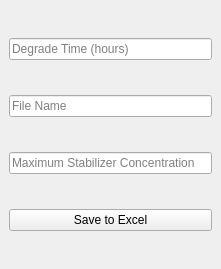
<?xml version="1.0" encoding="UTF-8"?>
<ui version="4.0">
 <class>AnalysisMode</class>
 <widget class="QMainWindow" name="AnalysisMode">
  <property name="geometry">
   <rect>
    <x>0</x>
    <y>0</y>
    <width>221</width>
    <height>269</height>
   </rect>
  </property>
  <property name="windowTitle">
   <string>Analysis Mode</string>
  </property>
  <widget class="QWidget" name="centralwidget">
   <layout class="QVBoxLayout" name="verticalLayout">
    <item>
     <widget class="QLineEdit" name="degradeTimeInput">
      <property name="placeholderText">
       <string>Degrade Time (hours)</string>
      </property>
     </widget>
    </item>
    <item>
     <widget class="QLineEdit" name="fileNameInput">
      <property name="placeholderText">
       <string>File Name</string>
      </property>
     </widget>
    </item>
    <item>
     <widget class="QLineEdit" name="maxStabConcInput">
      <property name="placeholderText">
       <string>Maximum Stabilizer Concentration</string>
      </property>
     </widget>
    </item>
    <item>
     <widget class="QPushButton" name="saveButton">
      <property name="text">
       <string>Save to Excel</string>
      </property>
     </widget>
    </item>
   </layout>
  </widget>
 </widget>
 <resources/>
 <connections/>
</ui>
